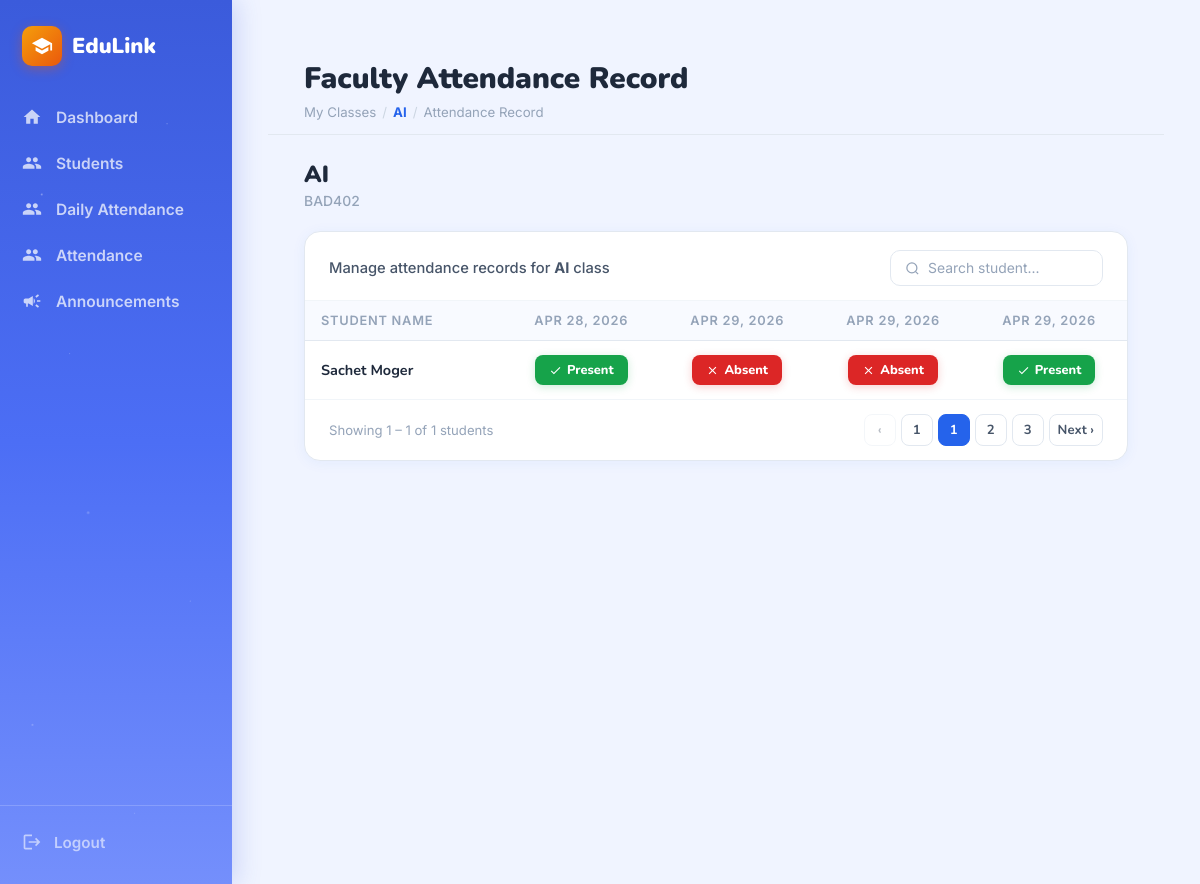
The page /faculty/student_list/ (signed in) on the database its author committed.
### Faculty/models.py (models this page shows, shortened)
class Faculty(models.Model):
  hod=models.ForeignKey(Hod,on_delete=models.CASCADE,null=True,blank=True)
  username=models.ForeignKey(User, on_delete=models.CASCADE, null=True, blank=True)
  faculty_id=models.CharField(max_length=50,primary_key=True)
  mobile_num=models.CharField(max_length=50,null=True,blank=True)
  class_code=models.IntegerField()
  subject_name=models.CharField(max_length=50,null=True,blank=True)
  subject_code=models.CharField(max_length=50,null=True,blank=True)
  created_at = models.DateTimeField(auto_now_add=True)
  updated_at=models.DateTimeField(auto_now=True)

### Attendence/models.py (models this page shows)
class Attendence(models.Model):
  usn=models.ForeignKey(Student,on_delete=models.CASCADE, null=True,blank=True)
  subject_code=models.ForeignKey(Faculty,on_delete=models.CASCADE,null=True,blank=True)
  class_code=models.ForeignKey(Classroom,on_delete=models.CASCADE,null=True,blank=True)
  is_present=models.BooleanField(default=False)
  date=models.DateField()

### User/models.py (models this page shows)
class User(AbstractUser):
    roles = (
        ('hod', 'HOD'),
        ('advisor', 'Advisor'),
        ('faculty', 'Faculty'),
        ('student', 'Student'),
    )
    role = models.CharField(max_length=10, choices=roles)

### Faculty/views.py (the view, shortened to what this page needs)
# urls.py: path('student_list/',views.student_list,name='student_list'),
@login_required
def student_list(request, class_link_id=None):
    faculties = Faculty.objects.filter(username=request.user)
    class_links = Classes.objects.filter(
        subject_code__in=faculties
    ).select_related('class_code', 'subject_code')
    if class_link_id:
        class_link = get_object_or_404(class_links, id=class_link_id)
    else:
        class_link = class_links.first()
    subject = class_link.subject_code
    classroom = class_link.class_code
    students = Student.objects.filter(
        class_code=classroom.class_code
    ).select_related('username').order_by('usn')
    if not students.exists():
        students = Student.objects.filter(
            class_code__iexact=str(classroom.class_code).strip()
        ).select_related('username').order_by('usn')
    attendances = Attendence.objects.filter(
        subject_code=subject,
        class_code=classroom,
        usn__in=students
    ).select_related('usn').order_by('date', 'id')
    student_date_records = defaultdict(list)
    max_sessions_by_date = defaultdict(int)
    for attendance in attendances:
        key = (attendance.usn_id, attendance.date)
        student_date_records[key].append(attendance)
        current_count = len(student_date_records[key])
        if current_count > max_sessions_by_date[attendance.date]:
            max_sessions_by_date[attendance.date] = current_count
    dates = []
    date_columns = []
    for date in sorted(max_sessions_by_date.keys()):
        for session in range(1, max_sessions_by_date[date] + 1):
            dates.append(date)
            date_columns.append({
                'date': date,
                'session': session,
            })
    student_rows = []
    for student in students:
        records = []
        date_index_tracker = defaultdict(int)
        for date in dates:
            session_index = date_index_tracker[date]
            date_index_tracker[date] += 1
            entries = student_date_records.get((student.id, date), [])
            if session_index >= len(entries):
                status = 'na'
            else:
                status = 'present' if entries[session_index].is_present else 'absent'
            records.append({
                'date': date,
                'status': status,
            })
        student_rows.append({
            'first_name': student.username.first_name if student.username else '',
            'last_name': student.username.last_name if student.username else '',
            'records': records,
        })
    context = {
        'class': {
            'id': class_link.id,
            'name': subject.subject_name,
            'code': subject.subject_code,
            'class_name': classroom.class_name,
            'class_code': classroom.class_code,
        },
        'dates': dates,
        'date_columns': date_columns,
        'students': student_rows,
        'total_students': len(student_rows),
    }
    return render(request, 'faculty_attendance_record2.html', context)

### Faculty/templates/faculty_attendance_record2.html (shortened to what this page needs)
{% extends "faculty_base.html" %}
{% block content %}
<div style="display:flex;flex-direction:column;height:100vh;overflow:hidden;">
  <div class="top-header">
    <h1>Faculty Attendance Record</h1>
    <nav class="breadcrumb">
      <a href="">My Classes</a>
      <span class="sep">/</span>
      <span class="crumb-active">{{ class.name|default:"Web Development" }}</span>
      <span class="sep">/</span>
      <span>Attendance Record</span>
    </nav>
  </div>
  <div class="content-scroll">
    <div class="class-info">
      <h2>{{ class.name|default:"Web Development" }}</h2>
      <p>{{ class.code|default:"CLS-9GHD6A" }}</p>
    </div>
    <div class="record-card">
      <div class="card-subheader">
        <p>Manage attendance records for <strong>{{ class.name|default:"Web Development" }}</strong> class</p>
        <div class="search-box">
          <svg viewBox="0 0 24 24" fill="none" stroke="currentColor" stroke-width="2">
            <circle cx="11" cy="11" r="8" />
            <path d="m21 21-4.35-4.35" />
          </svg>
          <input type="text" placeholder="Search student..." id="stuSearch" oninput="filterStudents(this.value)"
            autocomplete="off" />
        </div>
      </div>
      <div class="rec-table-wrap">
        <table class="rec-table">
          <thead>
            <tr>
              <th>Student Name</th>
              {% for d in dates %}
              <th>{{ d|date:"M d, Y" }}</th>
              {% empty %}
              <th>Apr 22, 2024</th>
              <th>Apr 22, 2024</th>
              <th>Apr 26, 2024</th>
              <th>Apr 26, 2024</th>
              <th>Apr 26, 2024</th>
              {% endfor %}
            </tr>
          </thead>
          <tbody id="stuBody">
            {% for student in students %}
            <tr>
              <td>{{ student.first_name }} {{ student.last_name }}</td>
              {% for r in student.records %}
              <td>
                <span class="badge badge-{{ r.status }}">
                  <svg viewBox="0 0 24 24">
                    {% if r.status == 'present' %}
                    <path d="M9 16.17L4.83 12l-1.42 1.41L9 19 21 7l-1.41-1.41z" />
                    {% else %}
                    <path
                      d="M19 6.41L17.59 5 12 10.59 6.41 5 5 6.41 10.59 12 5 17.59 6.41 19 12 13.41 17.59 19 19 17.59 13.41 12z" />
                    {% endif %}
                  </svg>
                  {{ r.status|capfirst }}
                </span>
              </td>
              {% endfor %}
            </tr>
            {% endfor %}
          </tbody>
        </table>
      </div>
      <div class="card-footer">
        <div class="footer-info">
          Showing 1 – {{ students|length|default:"7" }}
          of {{ total_students|default:"110" }} students
        </div>
        <div class="pagination">
          <button class="pg-btn" id="prevBtn" onclick="changePage(-1)" disabled>‹</button>
          <button class="pg-btn" id="pg1" onclick="setPage(1)">1</button>
          <button class="pg-btn active" id="pg2" onclick="setPage(2)">1</button>
          <button class="pg-btn" id="pg3" onclick="setPage(3)">2</button>
          <button class="pg-btn" id="pg4" onclick="setPage(4)">3</button>
          <button class="pg-btn" id="nextBtn" onclick="changePage(1)">Next ›</button>
        </div>
      </div>
    </div>
  </div>
</div>
{% endblock %}

### Faculty/templates/faculty_attendance_record2.html (style rules this page uses)
body { background: #f0f4ff; }
.top-header { padding: 22px 36px 14px; background: #f0f4ff; border-bottom: 1px solid #e2e8f0; flex-shrink: 0; }
.top-header h1 { font-family: 'Nunito', sans-serif; font-size: 1.85rem; font-weight: 900; color: #1e293b; margin-bottom: 6px; }
.breadcrumb { display: flex; align-items: center; gap: 6px; font-size: 0.83rem; color: #94a3b8; flex-wrap: wrap; }
.breadcrumb a { color: #94a3b8; text-decoration: none; transition: color .2s; }
.breadcrumb .crumb-active { color: #2563eb; font-weight: 700; }
.breadcrumb .sep { color: #cbd5e1; }
.content-scroll { height: calc(100vh - 90px); overflow-y: auto; padding: 24px 36px 48px; }
.class-info { margin-bottom: 22px; }
.class-info h2 { font-family: 'Nunito', sans-serif; font-size: 1.45rem; font-weight: 900; color: #1e293b; margin-bottom: 3px; }
.class-info p { font-size: 0.87rem; color: #94a3b8; font-weight: 500; }
.record-card { background: white; border: 1px solid #e2e8f0; border-radius: 16px; overflow: hidden; box-shadow: 0 2px 14px rgba(37, 99, 235, .06); }
.card-subheader { display: flex; align-items: center; justify-content: space-between; padding: 18px 24px 14px; border-bottom: 1px solid #f1f5f9; flex-wrap: wrap; gap: 12px; }
.card-subheader p { font-size: 0.92rem; font-weight: 500; color: #475569; }
.search-box { display: flex; align-items: center; gap: 8px; background: #f8faff; border: 1.5px solid #e2e8f0; border-radius: 10px; padding: 9px 16px; transition: border-color .2s; min-width: 210px; }
.search-box svg { width: 15px; height: 15px; color: #94a3b8; flex-shrink: 0; }
.search-box input { border: none; background: transparent; outline: none; font-size: 0.86rem; color: #374151; font-family: 'Inter', sans-serif; width: 100%; }
.search-box input::placeholder { color: #94a3b8; }
.rec-table-wrap { overflow-x: auto; }
.rec-table { width: 100%; border-collapse: collapse; min-width: 700px; }
.rec-table thead tr { background: #f8faff; }
.rec-table thead th { padding: 12px 16px; text-align: center; font-size: 0.80rem; font-weight: 600; color: #94a3b8; border-bottom: 1.5px solid #e2e8f0; white-space: nowrap; }
.rec-table thead th:first-child { text-align: left; min-width: 160px; }
.rec-table tbody tr { border-bottom: 1px solid #f1f5f9; transition: background .15s; }
.rec-table tbody tr:last-child { border-bottom: none; }
.rec-table tbody td { padding: 14px 16px; text-align: center; font-size: 0.90rem; color: #1e293b; vertical-align: middle; white-space: nowrap; }
.rec-table tbody td:first-child { text-align: left; font-family: 'Nunito', sans-serif; font-weight: 700; color: #1e293b; }
.badge { display: inline-flex; align-items: center; gap: 5px; border-radius: 8px; padding: 6px 14px; font-size: 0.80rem; font-weight: 800; font-family: 'Nunito', sans-serif; white-space: nowrap; }
.badge svg { width: 13px; height: 13px; flex-shrink: 0; fill: white; }
.badge-present { background: #16a34a; color: white; box-shadow: 0 2px 8px rgba(22, 163, 74, .22); }
.badge-absent { background: #dc2626; color: white; box-shadow: 0 2px 8px rgba(220, 38, 38, .22); }
.card-footer { display: flex; align-items: center; justify-content: space-between; padding: 14px 24px; border-top: 1px solid #f1f5f9; flex-wrap: wrap; gap: 10px; }
.footer-info { font-size: 0.82rem; color: #94a3b8; }
.pagination { display: flex; align-items: center; gap: 5px; }
.pg-btn { min-width: 32px; height: 32px; border-radius: 8px; border: 1px solid #e2e8f0; background: white; font-size: 0.82rem; font-weight: 700; color: #64748b; cursor: pointer; display: flex; align-items: center; justify-content: center; padding: 0 8px; transition: all .15s; font-family: 'Nunito', sans-serif; white-space: nowrap; }
.pg-btn.active { background: #2563eb; border-color: #2563eb; color: white; }
.pg-btn:disabled { opacity: .38; cursor: not-allowed; }

### rows shown on the page
Faculty: name "AI", code "BAD402"
Attendence: dates "APR 28, 2026"
Attendence: dates "APR 29, 2026" "APR 29, 2026" "APR 29, 2026"
User: first_name "Sachet", last_name "Moger"

### other values the page prints
{{ r.status|capfirst }} "Present" "Absent" "Absent" "Present"
{{ students|length|default:"7" }} "1"
{{ total_students|default:"110" }} "1"
